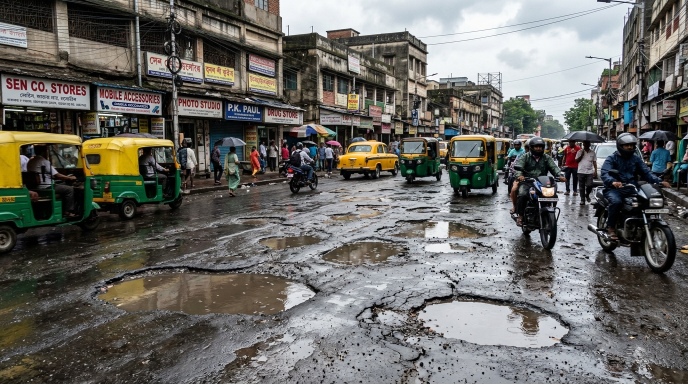
#> input picture images/indian_road_potholes.jpg, 1376 x 768 px (shown at 1/2 size)
$ python generate_plate_card.py
#> lines starting #> are read from the running program, lines starting #| are printed output that depends on the picture
"""
VIGILANCE — Printable Test Card Generator
Generates realistic Indian HSRP license plates and print-ready road damage test cards
for in-room live camera testing with the VIGILANCE mobile PWA capture.
"""

import os
from PIL import Image, ImageDraw, ImageFont


def create_hsrp_plate(plate_text: str, filename: str, is_commercial: bool = False):
    """
    Creates a realistic Indian High Security Registration Plate (HSRP) card.
    Standard Indian aspect ratio ~4:1 (800x200 px).
    """
#> called with plate_text = 'MH 12 AB 1234', is_commercial = False
    width, height = 800, 200
    bg_color = "#FACC15" if is_commercial else "#FFFFFF"  # Yellow for taxi/bus, White for private
    text_color = "#000000"

    img = Image.new("RGB", (width, height), bg_color)
#> img: PIL image 800x200 RGB; every value is 255
    draw = ImageDraw.Draw(img)

    # Outer border
    draw.rectangle([0, 0, width - 1, height - 1], outline="#000000", width=7)
    draw.rectangle([6, 6, width - 7, height - 7], outline="#334155", width=2)

    # Left Blue Strip (State/Country Indicator)
    blue_width = 85
    draw.rectangle([8, 8, blue_width, height - 9], fill="#003DA5")

    # Ashoka chakra / hologram placeholder
    draw.ellipse([30, 28, 62, 60], outline="#E2E8F0", width=2)
    draw.ellipse([43, 41, 49, 47], fill="#E2E8F0")

    # "IND" Text
    try:
        ind_font = ImageFont.truetype("arial.ttf", 24)
    except IOError:
        ind_font = ImageFont.load_default()
    draw.text((26, 75), "IND", fill="#FFFFFF", font=ind_font)

    # Main Plate Number Text
    try:
        font = ImageFont.truetype("arialbd.ttf", 74)
    except IOError:
        try:
            font = ImageFont.truetype("arial.ttf", 74)
        except IOError:
            font = ImageFont.load_default()

    text_bbox = draw.textbbox((0, 0), plate_text, font=font)
#> text_bbox = (0, 14, 574, 70)
    text_w = text_bbox[2] - text_bbox[0]
#> text_w = 574
    text_h = text_bbox[3] - text_bbox[1]
#> text_h = 56

    # Center the alphanumeric string in the remaining space
    x = blue_width + ((width - blue_width) - text_w) // 2
#> x = 155
    y = (height - text_h) // 2 - 8
#> y = 64
    draw.text((x, y), plate_text, fill=text_color, font=font)

    # HSRP Security laser code at bottom-left
    try:
        sec_font = ImageFont.truetype("arial.ttf", 12)
    except IOError:
        sec_font = ImageFont.load_default()
    draw.text((blue_width + 15, height - 26), "AA202688194", fill="#475569", font=sec_font)

    os.makedirs(os.path.dirname(filename), exist_ok=True)
    img.save(filename, quality=95)
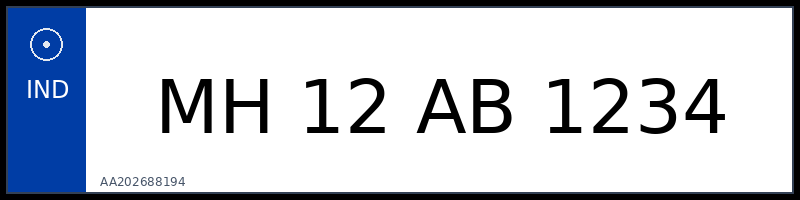
#> saved as plate_card_MH12AB1234.jpg: PIL image 800x200 RGB; mean R, G, B 195.2, 200.9, 210.4
#> call 2 of create_hsrp_plate, with plate_text = 'TN 07 CK 4523', is_commercial = False
#> in create_hsrp_plate (call 2), `text_bbox = draw.textbbox((0, 0), plate_text, font=font)`: text_bbox = (-1, 14, 554, 70)
#> in create_hsrp_plate (call 2), `text_w = text_bbox[2] - text_bbox[0]`: text_w = 555
#> in create_hsrp_plate (call 2), `x = blue_width + ((width - blue_width) - text_w) // 2`: x = 165
#> in create_hsrp_plate (call 2), `img.save(filename, quality=95)`:
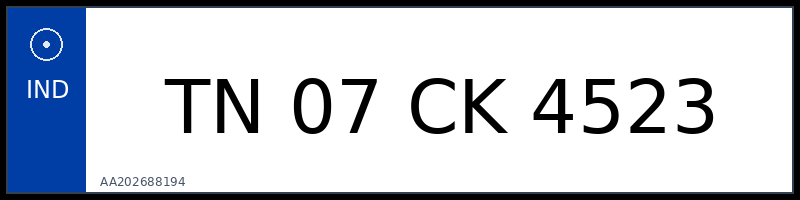
#> saved as plate_card_TN07CK4523.jpg: PIL image 800x200 RGB; mean R, G, B 196.1, 201.7, 211.3
#> call 4 of create_hsrp_plate, with plate_text = 'TN 09 BK 4481', is_commercial = True
#> in create_hsrp_plate (call 4), `img = Image.new("RGB", (width, height), bg_color)`:
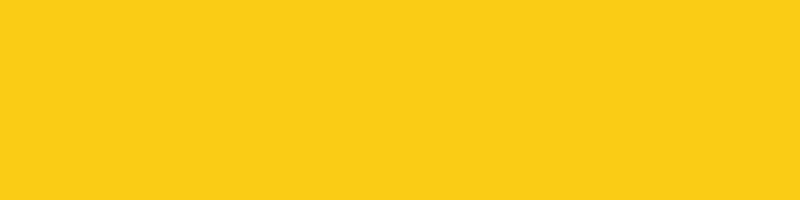
#> img: PIL image 800x200 RGB; mean R, G, B 250, 204, 21
#> in create_hsrp_plate (call 4), `text_bbox = draw.textbbox((0, 0), plate_text, font=font)`: text_bbox = (-1, 14, 553, 70)
#> in create_hsrp_plate (call 4), `text_w = text_bbox[2] - text_bbox[0]`: text_w = 554
#> in create_hsrp_plate (call 4), `x = blue_width + ((width - blue_width) - text_w) // 2`: x = 165
#> in create_hsrp_plate (call 4), `img.save(filename, quality=95)`:
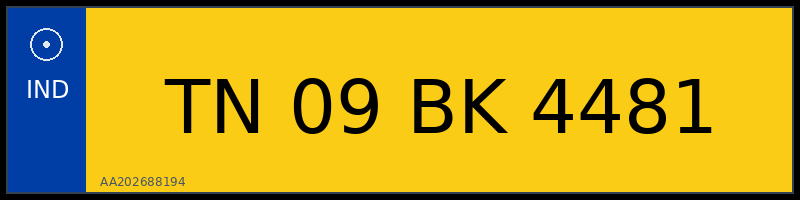
#> saved as plate_card_TN09BK4481_comm.jpg: PIL image 800x200 RGB; mean R, G, B 190.9, 161.8, 33.1
    print(f"[OK] Generated Plate Card: {filename}")


def create_pothole_test_card(source_img_path: str, output_path: str):
    """
    Creates an A4-optimized 1200x800 printable pothole card with classification header.
    """
#> called with source_img_path = 'images/indian_road_potholes.jpg', output_path = 'assets/test_cards/pothole_card_01.jpg'
    card_w, card_h = 1200, 800
    card = Image.new("RGB", (card_w, card_h), "#0B0F19")
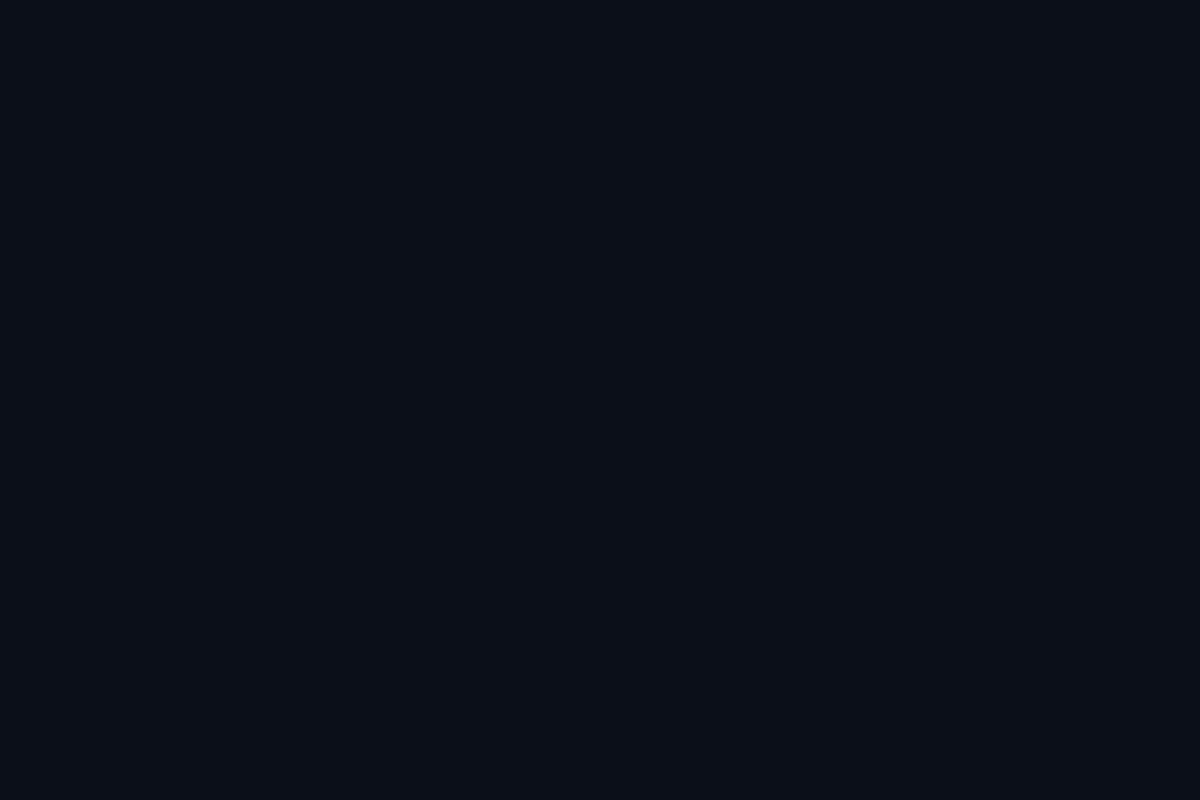
#> card: PIL image 1200x800 RGB; mean R, G, B 11, 15, 25
    draw = ImageDraw.Draw(card)

    # Outer border
    draw.rectangle([0, 0, card_w - 1, card_h - 1], outline="#38BDF8", width=6)

    # Header Bar
    draw.rectangle([6, 6, card_w - 7, 75], fill="#0F172A")
    try:
        h_font = ImageFont.truetype("arialbd.ttf", 26)
        sub_font = ImageFont.truetype("arial.ttf", 16)
    except IOError:
        h_font = ImageFont.load_default()
        sub_font = ImageFont.load_default()

    draw.text((25, 18), "VIGILANCE ROAD DEFECT TEST CARD  [CLASS: D40 POTHOLE]", fill="#38BDF8", font=h_font)
    draw.text((25, 48), "Target: Edge AI Perception (INT8 ONNX) | Dataset: RDD2022 India | Standard: IRC:82-2015", fill="#94A3B8", font=sub_font)

    # Load source pothole image if present, or generate a realistic texture
    target_photo_box = (25, 90, card_w - 25, card_h - 60)
    photo_w = target_photo_box[2] - target_photo_box[0]
    photo_h = target_photo_box[3] - target_photo_box[1]

    if os.path.exists(source_img_path):
        src = Image.open(source_img_path).convert("RGB")
#> src is the input picture: PIL image 1376x768 RGB; mean R, G, B 106.8, 105.6, 101.1
        # Center crop and resize to photo area
        src_w, src_h = src.size
#> src_w = 1376; src_h = 768
        scale = max(photo_w / src_w, photo_h / src_h)
#> scale = 0.846
        new_w, new_h = int(src_w * scale), int(src_h * scale)
#> new_w = 1164; new_h = 650
        src_resized = src.resize((new_w, new_h), Image.Resampling.LANCZOS)
        left = (new_w - photo_w) // 2
#> left = 7
        top = (new_h - photo_h) // 2
#> top = 0
        cropped = src_resized.crop((left, top, left + photo_w, top + photo_h))
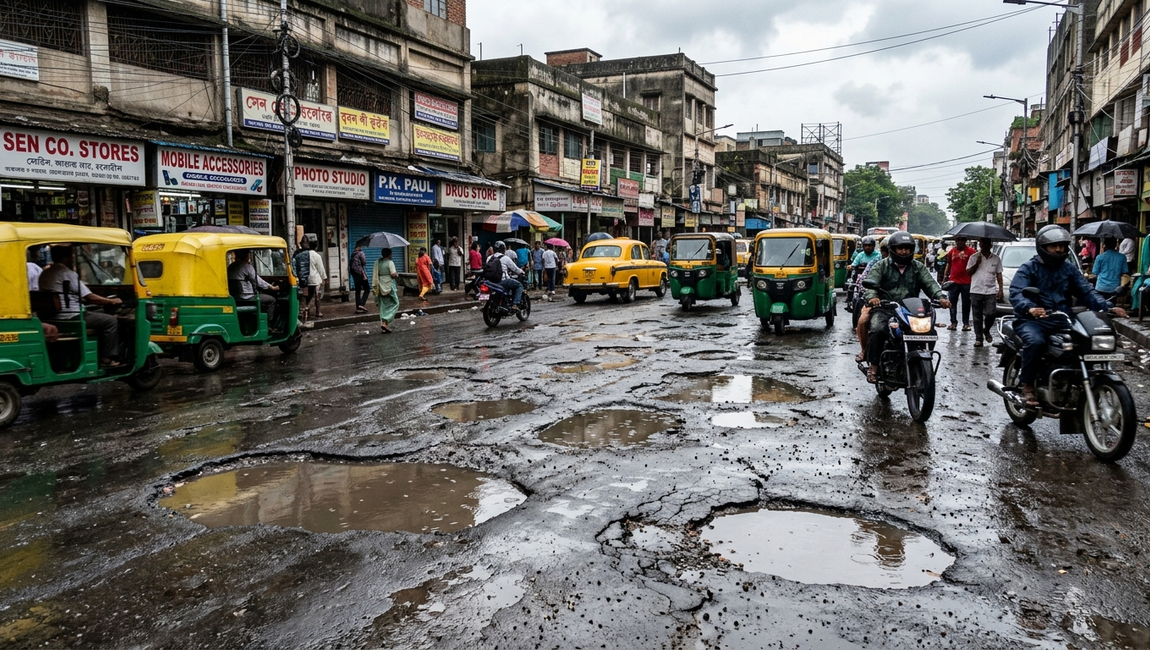
#> cropped: PIL image 1150x650 RGB; mean R, G, B 107.1, 105.9, 101.6
        card.paste(cropped, (target_photo_box[0], target_photo_box[1]))
    else:
        # Fallback asphalt grey patch
        draw.rectangle(target_photo_box, fill="#334155")
        draw.text((photo_w // 2 - 100, photo_h // 2), "ROAD DISTRESS SAMPLE", fill="#F1F5F9", font=h_font)

    # Subtle target reticle over defect
    cx = target_photo_box[0] + photo_w // 2
    cy = target_photo_box[1] + photo_h // 2
    r = 140
    draw.ellipse([cx - r, cy - r, cx + r, cy + r], outline="#EF4444", width=3)
    draw.line([cx - r - 20, cy, cx + r + 20, cy], fill="#EF4444", width=2)
    draw.line([cx, cy - r - 20, cx, cy + r + 20], fill="#EF4444", width=2)
    draw.text((cx - 90, cy - r - 30), "DETECT ZONE: SEV 4.5", fill="#EF4444", font=sub_font)

    # Footer
    draw.rectangle([6, card_h - 55, card_w - 7, card_h - 7], fill="#0F172A")
    draw.text((25, card_h - 40), "Print on standard A4 paper. Hold at 0.5m-1.5m from mobile camera during /capture demo.", fill="#94A3B8", font=sub_font)

    os.makedirs(os.path.dirname(output_path), exist_ok=True)
    card.save(output_path, quality=95)
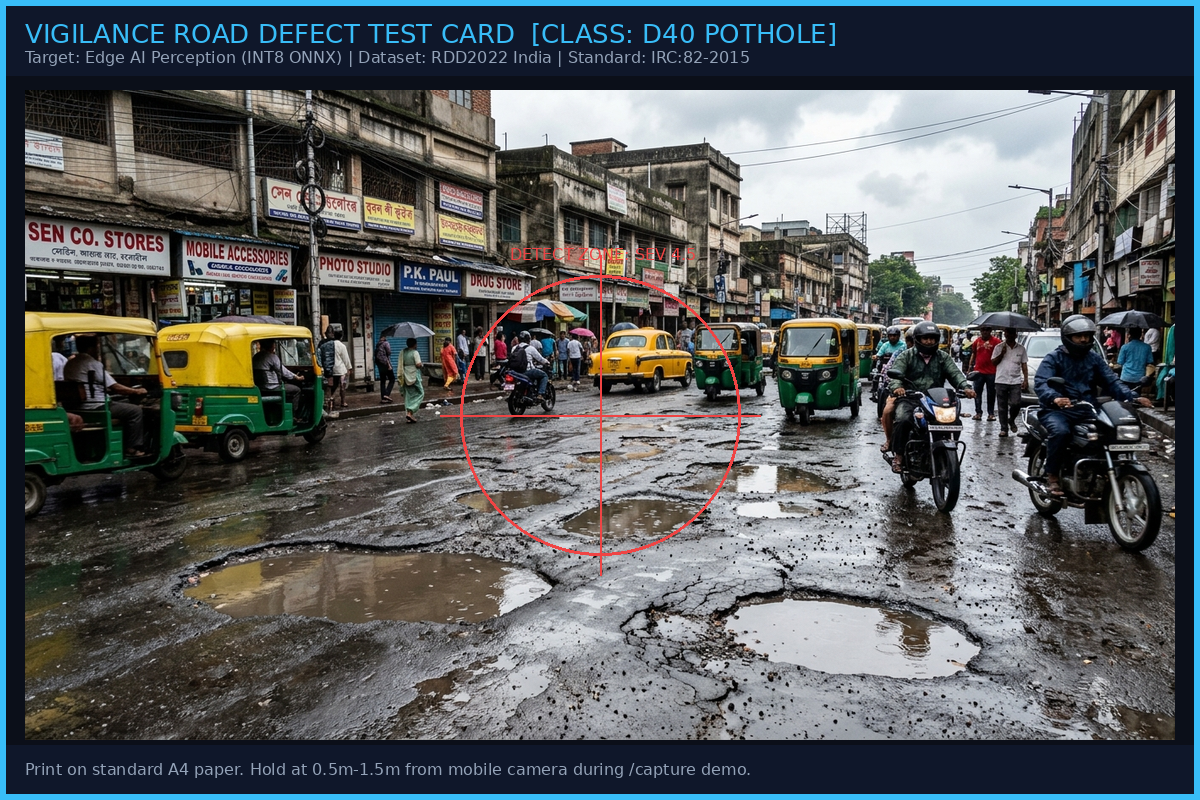
#> saved as pothole_card_01.jpg: PIL image 1200x800 RGB; mean R, G, B 88.9, 92.5, 94.1
    print(f"[OK] Generated Pothole Card: {output_path}")


if __name__ == "__main__":
    base_dir = os.path.dirname(os.path.abspath(__file__))
    cards_dir = os.path.join(base_dir, "test_cards")

    # Generate License Plates
    create_hsrp_plate("MH 12 AB 1234", os.path.join(cards_dir, "plate_card_MH12AB1234.jpg"), is_commercial=False)
    create_hsrp_plate("TN 07 CK 4523", os.path.join(cards_dir, "plate_card_TN07CK4523.jpg"), is_commercial=False)
    create_hsrp_plate("KA 01 MG 5678", os.path.join(cards_dir, "plate_card_KA01MG5678.jpg"), is_commercial=False)
    create_hsrp_plate("TN 09 BK 4481", os.path.join(cards_dir, "plate_card_TN09BK4481_comm.jpg"), is_commercial=True)

    # Generate Pothole Card
    source_pothole = os.path.join(os.path.dirname(base_dir), "images", "indian_road_potholes.jpg")
    create_pothole_test_card(source_pothole, os.path.join(cards_dir, "pothole_card_01.jpg"))

    print("\n[SUCCESS] All printable demo test cards generated in assets/test_cards/")
